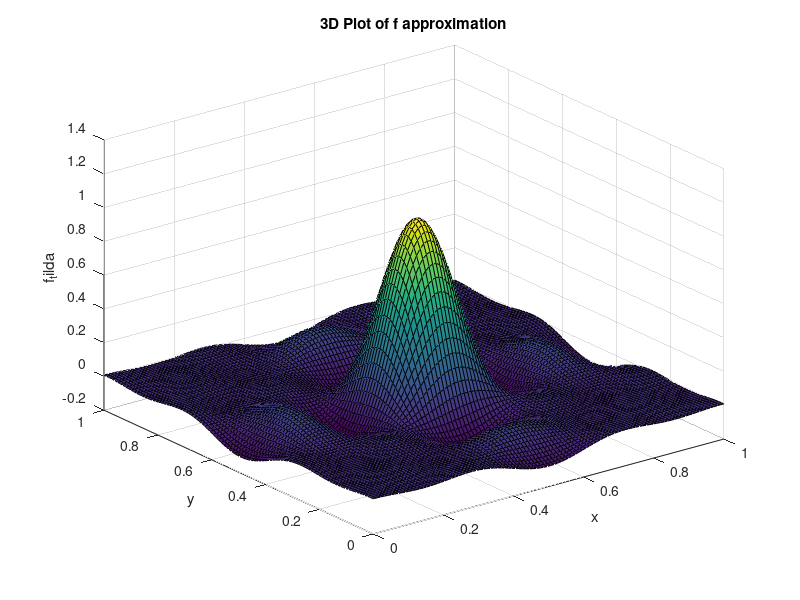
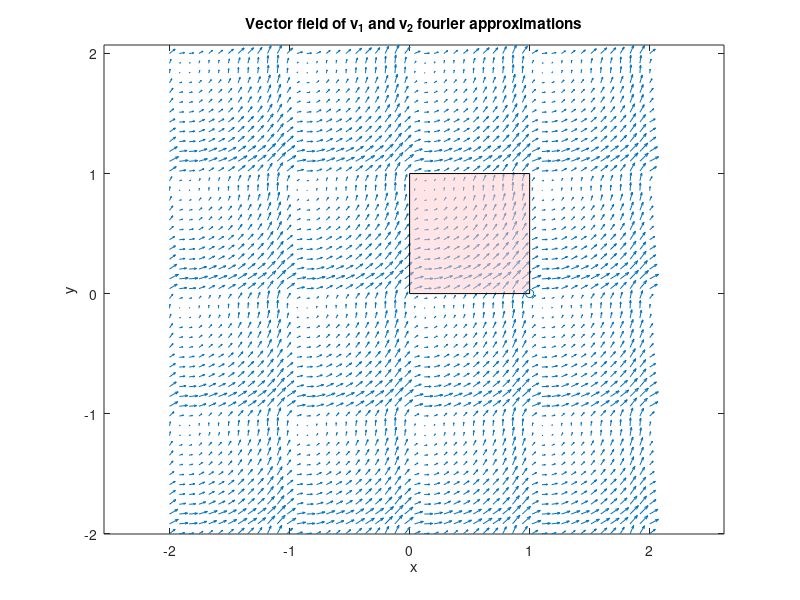

Reproduce these figures in MATLAB, in order.
M = 1000; % The # of points generated for fourier series approximation
k = 2*pi; % Exp power coefficient
N = 3; % largest magnitude of n1 and n2

% NOTE: We are not using linspace as seen here because they'll make A'*A matrix singular
% xp_points = linspace(-1,1,M)';
% yp_points = linspace(-1,1,M)';
% END NOTE

%______generate xp and yp points_______

% xp_points = 2*rand(M,1); % generates on [0,2] (comment out)
% yp_points = -1 + 2*rand(M,1); % generates on [-1,1] (comment out)

xp_points = rand(M,1); % generates on [0,1] (see lab1 description)
yp_points = rand(M,1); % generates on [0,1] (see lab1 description)


% Initialize analytical v1 and v2 (see lab1 pdf description)
v1 = yp_points;  % v1 = y
v2 = 1 - xp_points;  % v2 = 1 - x


%________________initalize analyitcal f_vals_p for xp and yp points__________%
f_vals_p = zeros(M,1);
for row = 1:M
    xp = xp_points(row,1);
    yp = yp_points(row,1);
    r = sqrt((xp-0.5)^2+(yp-0.5)^2);
    if r<=0.1
        f_vals_p(row,1) = 1;
    else
        f_vals_p(row,1) = 0;
    end
end

%_______initialize n1n2 pattern_______
n1n2_vector = zeros((2*N+1)^2,2);
counter = 1;
for n1 = -N:N
    for n2 = -N:N
        n1n2_vector(counter,:) = [n1,n2];
        counter=counter+1;
    end
end

%_________calculate matrix A_________
A = zeros(M,(2*N+1)^2); 
for row = 1:M
    for col = 1:(2*N+1)^2
        xp = xp_points(row,1);
        yp = yp_points(row,1);
        dotted_term = n1n2_vector(col,:)*[xp;yp];
        A(row,col) = exp(k*1i*dotted_term);
    end
end



%________CALCULATE COEFFICIENTS WITH LEAST SQUARES METHOD______
v_hat_1 = (A'*A)\(A'*v1);
v_hat_2 = (A'*A)\(A'*v2);
f_hat = (A'*A)\(A'*f_vals_p );

%_________FOURIER APPROXIMATIONS DEFINED AS ANONYMOUS FUNCTIONS_________
v_1_tilda = @(x, y) real(v_hat_1' * exp(1i * k * n1n2_vector * [x; y]));
v_2_tilda = @(x, y) real(v_hat_2' * exp(1i * k * n1n2_vector * [x; y]));

v_tilda = @(x,y) [v_1_tilda(x,y);v_2_tilda(x,y)]; % combining in to one vector

f_tilda = @(x,y) real(f_hat' * exp(1i * k * n1n2_vector * [x; y]));


%__________FOURIER APPROXIMATION PLOT OF F_________
figure;
[x, y] = meshgrid(linspace(0, 1, 100), linspace(0, 1, 100));
z = arrayfun(@(x, y) f_tilda(x, y), x, y);
surf(x, y, z);
title('3D Plot of f approximation');
xlabel('x');
ylabel('y');
zlabel('f_tilda');


%________VECTOR FIELD PLOT___________
figure;
subplot(1, 1, 1);

% GENERATE GRID OF X AND Y
[x, y] = meshgrid(linspace(-2, 2, 50), linspace(-2, 2, 50)); % Reduce grid size for clarity

% APPROXIMATION V1 and V2
v1_tilda_vals = arrayfun(@(x, y) v_1_tilda(x, y), x, y);
v2_tilda_vals = arrayfun(@(x, y) v_2_tilda(x, y), x, y);

% ANALYTICAL V1 AND V2
v1_anal_vals = arrayfun(@(x,y) y, x,y);
v2_anal_vals = arrayfun(@(x,y) 1-x,x,y); 

quiver(x, y, real(v1_tilda_vals), real(v2_tilda_vals)); % Comment out
% quiver(x, y, v1_anal_vals, v2_anal_vals); % Comment out
hold on;

%_______________Pink highlight of [0,1]x[0,1]____________________%
vertices = [0, 0; 1, 0; 1, 1; 0, 1];
faces = [1, 2, 3, 4];
patch('Vertices', vertices, 'Faces', faces, 'FaceColor', [1, 0.8, 0.8], 'FaceAlpha', 0.5);
scatter(1,0)

%_____________________Labeling_________________%
% title('Vector Field of v1_tilda and v2_tilda');
title("Vector field of v_1 and v_2 fourier approximations");
xlabel('x');
ylabel('y');
axis equal;

